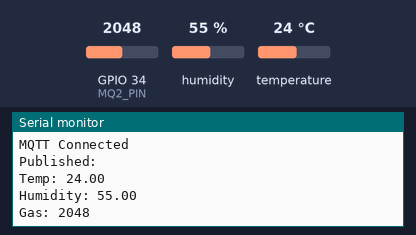
A sketch run on a simulated ESP32. Parts: the last lines printed to the serial monitor. The test bench sets the inputs (shaded band); at power-on: humidity 55 %, GPIO 34 (MQ2_PIN) = 2048, temperature 24 °C. WiFi joins after 1.5 s; servers stay silent unless stated; no MQTT or app messages arrive unless stated.

Above: at 2.7 s.
2.8 s: humidity set to 22 %
At 8.6 s:
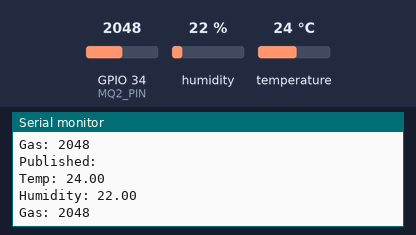
9.5 s: GPIO 34 (MQ2_PIN) set to 2866
At 14.0 s:
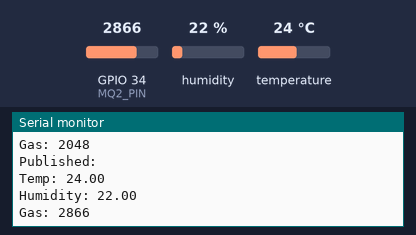
16.2 s: temperature set to 12 °C
At 20.7 s:
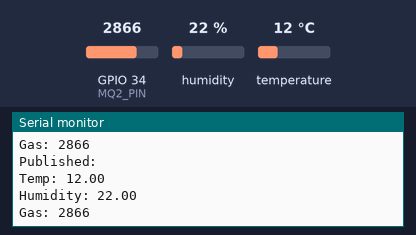
22.9 s: GPIO 34 (MQ2_PIN) set to 3603
At 26.1 s:
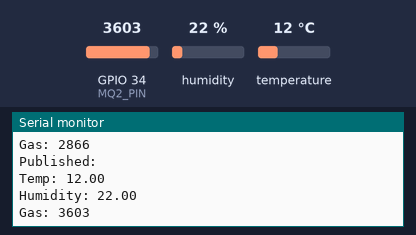
29.6 s: humidity set to 40 %
At 32.8 s:
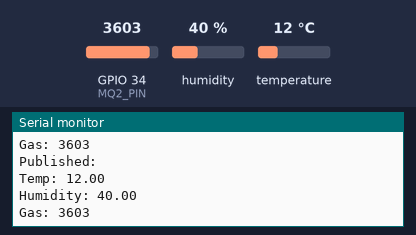
Timing chart, 0 to 34.3 s (numbered marks = the images above; inputs shaded):
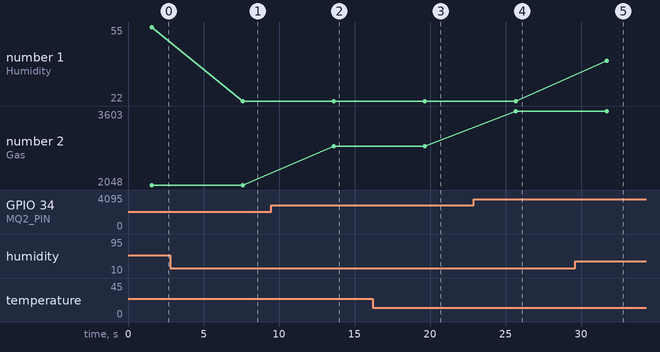

Measured:
- after the input at 2.8 s, the serial monitor: prints a new line after 4.8 s (image 1)
- after the input at 9.5 s, the serial monitor: prints a new line after 4.1 s (image 2)
- after the input at 16.2 s, the serial monitor: prints a new line after 3.4 s (image 3)
- after the input at 22.9 s, the serial monitor: prints a new line after 2.8 s (image 4)
- after the input at 29.6 s, the serial monitor: prints a new line after 2.1 s (image 5)
- plotted number 1: 55 → 22 after the input at 2.8 s, 22 → 40 after the input at 29.6 s
- plotted number 2: 2048 → 2866 after the input at 9.5 s, 2866 → 3603 after the input at 22.9 s

The sketch:

esp32_mqtt_publisher.ino
```cpp
#include <WiFi.h>
#include <ArduinoMqttClient.h>
#include "DHT.h"

// ---------- WIFI ----------
const char* ssid = "hello";
const char* password = "12345678";

// ---------- MQTT ----------
const char* broker = "broker.hivemq.com";
int port = 1883;

// ---------- SENSOR ----------
#define DHTPIN 4
#define DHTTYPE DHT11
#define MQ2_PIN 34

WiFiClient wifiClient;
MqttClient mqttClient(wifiClient);
DHT dht(DHTPIN, DHTTYPE);

void setup() {
  Serial.begin(115200);

  // WiFi Connect
  WiFi.begin(ssid, password);
  while (WiFi.status() != WL_CONNECTED) {
    delay(500);
    Serial.print(".");
  }
  Serial.println("\nWiFi Connected");

  // MQTT Connect
  Serial.println("Connecting to MQTT...");
  if (!mqttClient.connect(broker, port)) {
    Serial.println("MQTT connection failed!");
    while (1);
  }
  Serial.println("MQTT Connected");

  dht.begin();
}

void loop() {

  float temperature = dht.readTemperature();
  float humidity = dht.readHumidity();
  int gasValue = analogRead(MQ2_PIN);

  // ---- Publish Temperature ----
  mqttClient.beginMessage("enviro/temperature");
  mqttClient.print(temperature);
  mqttClient.endMessage();

  // ---- Publish Humidity ----
  mqttClient.beginMessage("enviro/humidity");
  mqttClient.print(humidity);
  mqttClient.endMessage();

  // ---- Publish Gas ----
  mqttClient.beginMessage("enviro/gas");
  mqttClient.print(gasValue);
  mqttClient.endMessage();

  Serial.println("Published:");
  Serial.print("Temp: "); Serial.println(temperature);
  Serial.print("Humidity: "); Serial.println(humidity);
  Serial.print("Gas: "); Serial.println(gasValue);

  delay(6000);
}
```
